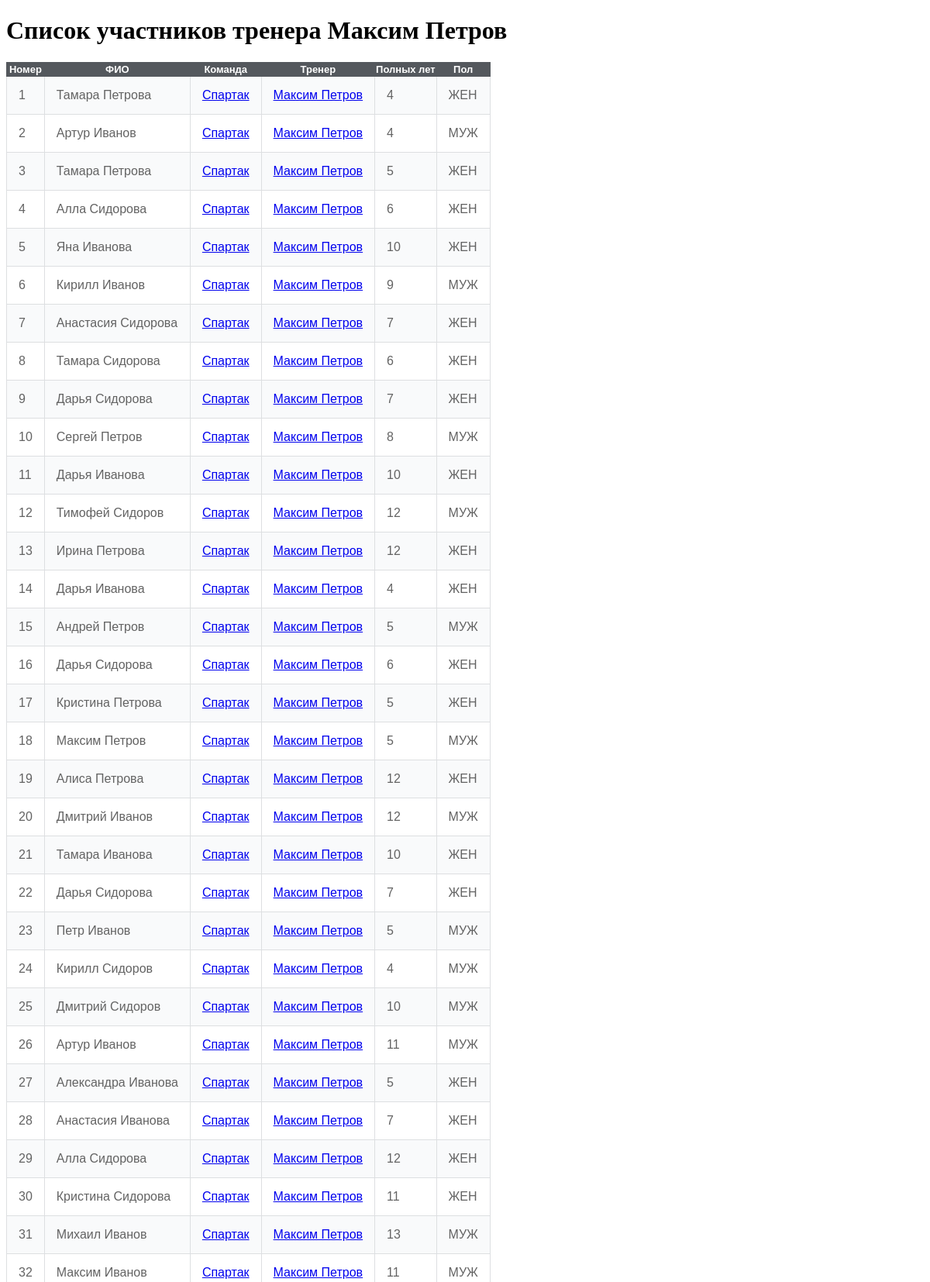
/trainer/1 (upper part), run on the app's committed database.
### main.py (models this page shows)
class User(db.Model):
    id = db.Column(db.Integer, primary_key=True)
    fio = db.Column(db.String(), nullable=False)
    age = db.Column(db.Integer(), nullable=False)
    weight = db.Column(db.Integer(), nullable=False)
    ku = db.Column(db.String(), nullable=False)
    trainer = mapped_column(ForeignKey("trainer.id"))
    gender = db.Column(db.String(), nullable=False)

class Team(db.Model):
    id = db.Column(db.Integer, primary_key=True)
    name = db.Column(db.String(), nullable=False)

class Trainer(db.Model):
    id = db.Column(db.Integer, primary_key=True)
    fio = db.Column(db.String(), nullable=False)
    team = mapped_column(ForeignKey("team.id"))

### main.py (the view)
@app.route('/trainer/<trainer_id>')
def user_by_trainer(trainer_id):
    session = Session()
    result = session.query(User, Trainer, Team).filter(User.trainer == Trainer.id, Trainer.team == Team.id, Trainer.id == trainer_id).all()
    data = []
    for r in result:
        child = r[0].__dict__
        trainer = r[1].__dict__
        team = r[2].__dict__
        data.append({"child": child, "trainer": trainer, "team": team})
    return render_template('childs.html', data=data, suffix=f" тренера {trainer['fio']}")

### templates/childs.html (shortened to what this page needs)
<!DOCTYPE html>
<html lang="en">
<head>
</head>
<body>
    <h1>Список участников {{ suffix }}</h1>
<table>
    <tr>
        <th>Номер</th>
        <th>ФИО</th>
        <th>Команда</th>
        <th>Тренер</th>
        <th>Полных лет</th>
        <th>Пол</th>
    </tr>
    {% for elem in data %}
    <tr>
        <td>{{ elem['child']['id'] }}</td>
        <td>{{ elem['child']['fio'] }}</td>
        <td><a href="/team/{{ elem['team']['id'] }}">{{ elem['team']['name'] }}</a></td>
        <td><a href="/trainer/{{ elem['trainer']['id'] }}">{{ elem['trainer']['fio'] }}</a></td>
        <td>{{ elem['child']['age'] }}</td>
        <td>{{ elem['child']['gender'] }}</td>
    </tr>
    {% endfor %}
</table>
</body>
</html>

### templates/childs.html (style rules this page uses)
table { border-collapse: collapse; font-family: Tahoma, Geneva, sans-serif; }
table td { padding: 15px; }
table th { background-color: #54585d; color: #ffffff; font-weight: bold; font-size: 13px; border: 1px solid #54585d; }
table tbody td { color: #636363; border: 1px solid #dddfe1; }
table tbody tr { background-color: #f9fafb; }
table tbody tr:nth-child(odd) { background-color: #ffffff; }

### data on the page
User: child.fio "Тамара Петрова", child.gender "ЖЕН"
Team: team.name "Спартак" "Спартак" "Спартак" "Спартак" "Спартак" "Спартак" "Спартак" "Спартак" "Спартак" "Спартак" "Спартак" "Спартак" "Спартак" "Спартак" "Спартак" "Спартак" "Спартак" "Спартак" "Спартак" "Спартак" "Спартак" "Спартак" "Спартак" "Спартак" "Спартак" "Спартак" "Спартак" "Спартак" "Спартак" "Спартак" "Спартак" "Спартак"
Trainer: trainer.fio "Максим Петров" "Максим Петров" "Максим Петров" "Максим Петров" "Максим Петров" "Максим Петров" "Максим Петров" "Максим Петров" "Максим Петров" "Максим Петров" "Максим Петров" "Максим Петров" "Максим Петров" "Максим Петров" "Максим Петров" "Максим Петров" "Максим Петров" "Максим Петров" "Максим Петров" "Максим Петров" "Максим Петров" "Максим Петров" "Максим Петров" "Максим Петров" "Максим Петров" "Максим Петров" "Максим Петров" "Максим Петров" "Максим Петров" "Максим Петров" "Максим Петров" "Максим Петров"
User: child.fio "Артур Иванов", child.gender "МУЖ"
User: child.fio "Тамара Петрова", child.gender "ЖЕН"
User: child.fio "Алла Сидорова", child.gender "ЖЕН"
User: child.fio "Яна Иванова", child.gender "ЖЕН"
User: child.fio "Кирилл Иванов", child.gender "МУЖ"
User: child.fio "Анастасия Сидорова", child.gender "ЖЕН"
User: child.fio "Тамара Сидорова", child.gender "ЖЕН"
User: child.fio "Дарья Сидорова", child.gender "ЖЕН"
User: child.fio "Сергей Петров", child.gender "МУЖ"
User: child.fio "Дарья Иванова", child.gender "ЖЕН"
User: child.fio "Тимофей Сидоров", child.gender "МУЖ"
User: child.fio "Ирина Петрова", child.gender "ЖЕН"
User: child.fio "Дарья Иванова", child.gender "ЖЕН"
User: child.fio "Андрей Петров", child.gender "МУЖ"
User: child.fio "Дарья Сидорова", child.gender "ЖЕН"
User: child.fio "Кристина Петрова", child.gender "ЖЕН"
User: child.fio "Максим Петров", child.gender "МУЖ"
User: child.fio "Алиса Петрова", child.gender "ЖЕН"
User: child.fio "Дмитрий Иванов", child.gender "МУЖ"
User: child.fio "Тамара Иванова", child.gender "ЖЕН"
User: child.fio "Дарья Сидорова", child.gender "ЖЕН"
User: child.fio "Петр Иванов", child.gender "МУЖ"
User: child.fio "Кирилл Сидоров", child.gender "МУЖ"
User: child.fio "Дмитрий Сидоров", child.gender "МУЖ"
User: child.fio "Артур Иванов", child.gender "МУЖ"
User: child.fio "Александра Иванова", child.gender "ЖЕН"
User: child.fio "Анастасия Иванова", child.gender "ЖЕН"
User: child.fio "Алла Сидорова", child.gender "ЖЕН"
User: child.fio "Кристина Сидорова", child.gender "ЖЕН"
User: child.fio "Михаил Иванов", child.gender "МУЖ"
User: child.fio "Максим Иванов", child.gender "МУЖ"

### other printed values
{{ suffix }} "тренера Максим Петров"
{{ elem['child']['id'] }} "1" "2" "3" "4" "5" "6" "7" "8" "9" "10" "11" "12" "13" "14" "15" "16" "17" "18" "19" "20" "21" "22" "23" "24" "25" "26" "27" "28" "29" "30" "31" "32"
{{ elem['child']['age'] }} "4" "4" "5" "6" "10" "9" "7" "6" "7" "8" "10" "12" "12" "4" "5" "6" "5" "5" "12" "12" "10" "7" "5" "4" "10" "11" "5" "7" "12" "11" "13" "11"
